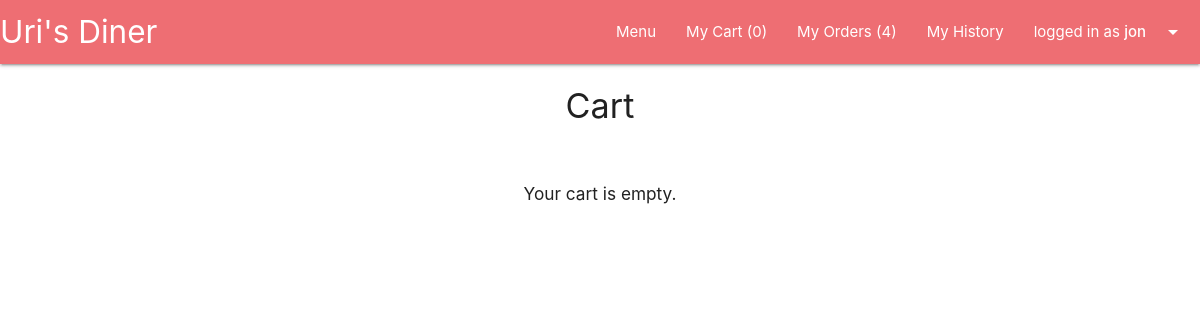
The app's page /cart/ (signed in), older data.
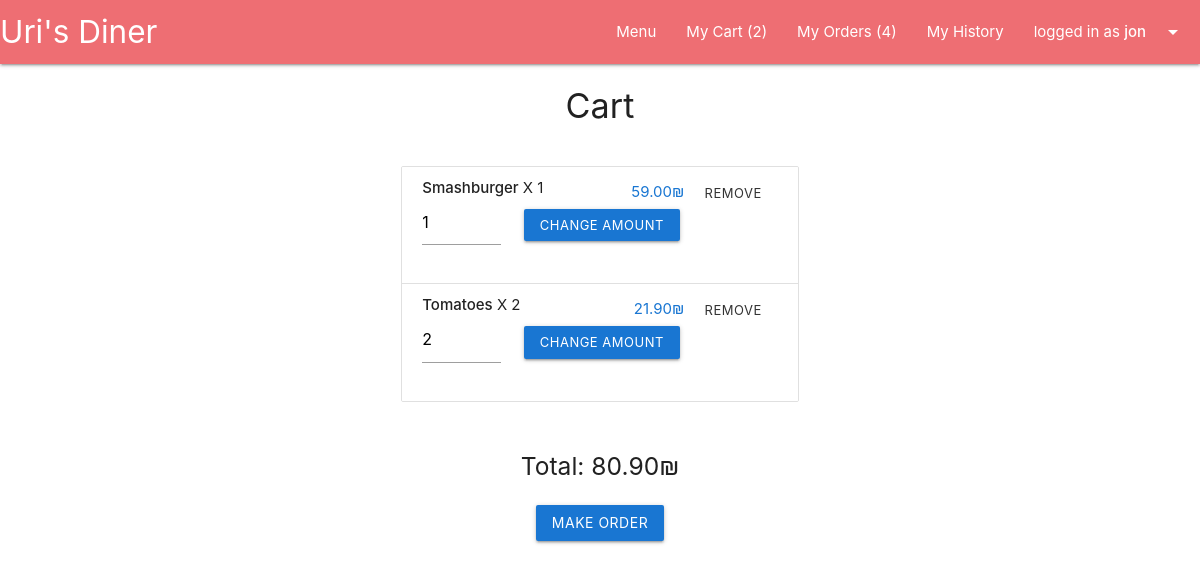
The same page, newer data.
### main/models.py (models this page shows, shortened)
class Item(models.Model):
    dish = models.ForeignKey(Dish, on_delete=models.CASCADE, blank=False)
    cart = models.ForeignKey(Cart, on_delete=models.CASCADE, blank=False)
    amount = models.IntegerField(blank=False, default=1)
    @property
    def item_total(self):
        total = self.amount * self.dish.price
        return total

class Dish(models.Model):
    name = models.CharField(max_length=100, blank=False)
    price = models.DecimalField(max_digits=5, decimal_places=2, blank=False)
    description = models.CharField(max_length=500, blank=False)
    is_gluten_free = models.BooleanField(default=False)
    is_vegeterian = models.BooleanField(default=False)
    category = models.ForeignKey(Category, on_delete=models.CASCADE, limit_choices_to={'is_deleted':False})
    is_deleted = models.BooleanField(default=False)
    image_Url = models.TextField(null=True, blank=True)
    image_file = models.ImageField(upload_to=dish_image_path, null=True, blank=True)

class Cart(models.Model):
    user = models.ForeignKey(User, on_delete=models.CASCADE, blank=False)
    @property
    def total_to_pay(self):
        total = sum(item.item_total for item in self.item_set.all())
        return total

### main/views.py (the view)
# urls.py: path('cart/', views.show_cart, name="show_cart"),
@login_required(login_url='user_login')
def show_cart(request):
    cart = request.user.cart_set.last()
    return render(request, 'main/cart.html', {'cart':cart})

### main/context_processors.py (called while the page is built)
def site_wide_data(request):
    try:
        data = {
        'open_orders_number' : len(Cart.objects.filter(delivery__is_delivered=False)),
        'my_open_orders_number' : len(Delivery.objects.filter(order__user=request.user).filter(is_delivered=False)),
        'my_cart_items_number' : len(User.objects.get(id=request.user.id).cart_set.last().item_set.all())
        }
    except:
        data = {}
    return data

### main/templates/main/cart.html (shortened to what this page needs)
{% extends 'layouts/main.html' %}
{% block main-content %}
<div class="container">
  <div class="row center-align">
    <h4>Cart</h4>
  </div>
  {% if cart.total_to_pay > 0 %}
  <div class="row">
    <div class="col l6 offset-l3">
      <ul class="collection">
        {% for item in cart.item_set.all %}
        <li class="collection-item">
          <strong>{{item.dish.name}}</strong> X {{item.amount}}
          <form class="secondary-content" action="{% url 'delete_cart_item' %}"
            method="POST">
            {{item.item_total}}₪
            <button class="btn-small btn-flat" type="submit">Remove</button>
          </form>
          <form action="{% url 'change_cart_item' %}" method="POST">
            <div class="row">
              <div class="col">
                <input type="number" name="amount" min="1" max="99"
                  value="{{item.amount}}">
              </div>
              <div class="col">
                <input class="btn btn-small" type="submit"
                  value="change amount">
              </div>
            </div>
          </form>
        </li>
        {% endfor %}
      </ul>
    </div>
  </div>
  <div class="row">
    <div class="col l6 offset-l3 center-align">
      <h5>Total: {{cart.total_to_pay}}₪</h5>
      <div class="section">
        <a class="btn" href="{% url 'fill_order' %}">make order</a>
      </div>
      {% else %}
      <div class="row center-align">
        <div class="section">
          <h6>Your cart is empty.</h6>
        </div>
      </div>
      {% endif %}
    </div>
  </div>
</div>
{% endblock main-content %}

### templates/common/navbar.html (shortened to what this page needs)
<nav>
  <div class="nav-wrapper">
    <a href="{% url 'main' %}" class="brand-logo">Uri's Diner</a>
    <ul class="right">
      {% if request.user.username %}
      <li><a href="{% url 'menu_all_categories' %}">Menu</a></li>
      {% if request.user.is_staff == True %}
      <li><a href="{% url 'manage_orders' %}">Open Orders
          ({{open_orders_number}})</a></li>
      <li><a href="{% url 'show_orders_history' %}">Orders History</a></li>
      <li><a href="{% url 'show_categories' %}">Manage Categories</a></li>
      <li><a href="{% url 'show_dishes' %}">Manage Dishes</a></li>
      {% else %}
      <li><a href="{% url 'show_cart' %}">My Cart
          ({{my_cart_items_number}})</a></li>
      <li><a href="{% url 'show_delivery' %}">My Orders
          ({{my_open_orders_number}})
        </a></li>
      <li><a href="{% url 'user_history' %}">My History</a></li>
      {% endif %}
      <li><a class="dropdown-trigger" href="#!"
          data-target="user-dropdown">logged in as
          <strong>{{request.user.username}}</strong><i
            class="material-icons right">arrow_drop_down</i></a></li>
      {% else %}
      <li><a href="{% url 'user_login' %}">Log In</a></li>
      <li><a href="{% url 'user_signup' %}">Sign up</a></li>
      {% endif %}
    </ul>
  </div>
</nav>

Row changes from the older to the newer data that the page shows:
added Item: dish.name "Smashburger", amount "1", item_total "59.00"
added Item: dish.name "Tomatoes", amount "2", item_total "21.90"
now on this page (row unchanged): Cart: total_to_pay "80.90"
Text that changed along with them:
{{ my_cart_items_number }}: "0" → "2"
text no longer shown: "Your cart is empty."
text now shown: "Total: ₪ MAKE ORDER"
